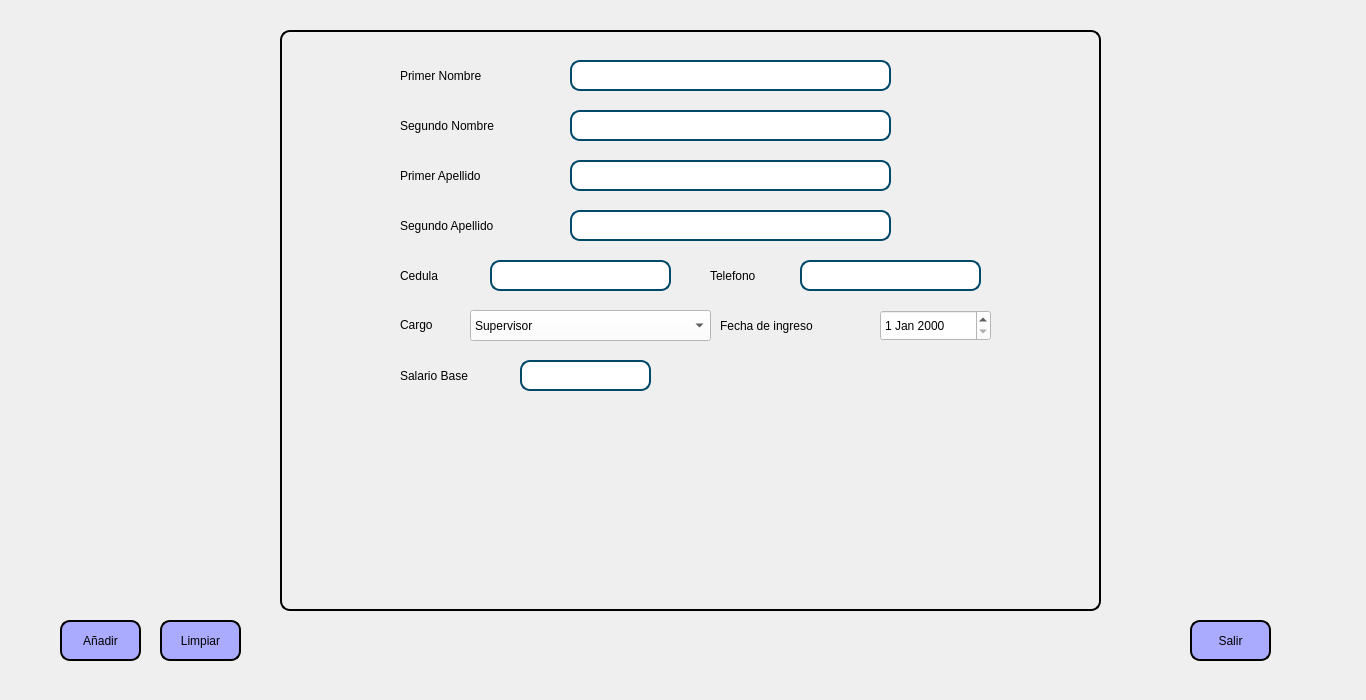
<?xml version="1.0" encoding="UTF-8"?>
<ui version="4.0">
 <class>Empleados</class>
 <widget class="QMainWindow" name="Empleados">
  <property name="geometry">
   <rect>
    <x>0</x>
    <y>0</y>
    <width>1366</width>
    <height>700</height>
   </rect>
  </property>
  <property name="windowTitle">
   <string>MainWindow</string>
  </property>
  <property name="styleSheet">
   <string notr="true">font: 87 12pt &quot;Arial Black&quot;;</string>
  </property>
  <widget class="QWidget" name="centralwidget">
   <widget class="QLabel" name="label">
    <property name="geometry">
     <rect>
      <x>0</x>
      <y>0</y>
      <width>1371</width>
      <height>701</height>
     </rect>
    </property>
    <property name="text">
     <string/>
    </property>
    <property name="pixmap">
     <pixmap>Imagenes/Fondo.jpg</pixmap>
    </property>
    <property name="scaledContents">
     <bool>true</bool>
    </property>
   </widget>
   <widget class="QPushButton" name="Limpiar">
    <property name="geometry">
     <rect>
      <x>160</x>
      <y>620</y>
      <width>81</width>
      <height>41</height>
     </rect>
    </property>
    <property name="styleSheet">
     <string notr="true">QPushButton {
	background-color: rgb(170, 170, 255);
	border: 2px solid rgb(0,0,0);
	border-radius: 10px;
}</string>
    </property>
    <property name="text">
     <string>Limpiar</string>
    </property>
   </widget>
   <widget class="QLineEdit" name="Salario">
    <property name="enabled">
     <bool>true</bool>
    </property>
    <property name="geometry">
     <rect>
      <x>520</x>
      <y>360</y>
      <width>131</width>
      <height>31</height>
     </rect>
    </property>
    <property name="styleSheet">
     <string notr="true">QLineEdit{
	border: 2px solid rgb(0, 72, 106);
	border-radius: 10px;
	background-color: rgb(255, 255, 255);
	padding-right: 10px;
	padding-left:10px;
}</string>
    </property>
   </widget>
   <widget class="QLabel" name="CargoEmpl">
    <property name="geometry">
     <rect>
      <x>400</x>
      <y>309</y>
      <width>81</width>
      <height>31</height>
     </rect>
    </property>
    <property name="text">
     <string>Cargo</string>
    </property>
   </widget>
   <widget class="QLabel" name="PrimerApe">
    <property name="geometry">
     <rect>
      <x>400</x>
      <y>160</y>
      <width>151</width>
      <height>31</height>
     </rect>
    </property>
    <property name="text">
     <string>Primer Apellido</string>
    </property>
   </widget>
   <widget class="QFrame" name="frame_2">
    <property name="geometry">
     <rect>
      <x>280</x>
      <y>30</y>
      <width>821</width>
      <height>581</height>
     </rect>
    </property>
    <property name="styleSheet">
     <string notr="true">border: 2px solid rgb(0,0,0);
border-radius: 10px;</string>
    </property>
    <property name="frameShape">
     <enum>QFrame::StyledPanel</enum>
    </property>
    <property name="frameShadow">
     <enum>QFrame::Raised</enum>
    </property>
   </widget>
   <widget class="QLabel" name="SegundoApe">
    <property name="geometry">
     <rect>
      <x>400</x>
      <y>210</y>
      <width>161</width>
      <height>31</height>
     </rect>
    </property>
    <property name="text">
     <string>Segundo Apellido</string>
    </property>
   </widget>
   <widget class="QPushButton" name="AddEmpl">
    <property name="geometry">
     <rect>
      <x>60</x>
      <y>620</y>
      <width>81</width>
      <height>41</height>
     </rect>
    </property>
    <property name="styleSheet">
     <string notr="true">QPushButton {
	background-color: rgb(170, 170, 255);
	border: 2px solid rgb(0,0,0);
	border-radius: 10px;
}</string>
    </property>
    <property name="text">
     <string>Añadir</string>
    </property>
   </widget>
   <widget class="QLabel" name="Cedula">
    <property name="geometry">
     <rect>
      <x>400</x>
      <y>260</y>
      <width>81</width>
      <height>31</height>
     </rect>
    </property>
    <property name="text">
     <string>Cedula</string>
    </property>
   </widget>
   <widget class="QDateEdit" name="FechaIngr">
    <property name="geometry">
     <rect>
      <x>880</x>
      <y>310</y>
      <width>111</width>
      <height>31</height>
     </rect>
    </property>
    <property name="styleSheet">
     <string notr="true">background-color: rgb(255, 255, 255);</string>
    </property>
   </widget>
   <widget class="QLabel" name="SalarioBase">
    <property name="geometry">
     <rect>
      <x>400</x>
      <y>360</y>
      <width>111</width>
      <height>31</height>
     </rect>
    </property>
    <property name="text">
     <string>Salario Base</string>
    </property>
   </widget>
   <widget class="QLineEdit" name="NameEmpl2">
    <property name="geometry">
     <rect>
      <x>570</x>
      <y>110</y>
      <width>321</width>
      <height>31</height>
     </rect>
    </property>
    <property name="styleSheet">
     <string notr="true">QLineEdit{
	border: 2px solid rgb(0, 72, 106);
	border-radius: 10px;
	background-color: rgb(255, 255, 255);
	padding-right: 10px;
	padding-left:10px;
}</string>
    </property>
   </widget>
   <widget class="QLineEdit" name="NameEmpl1">
    <property name="geometry">
     <rect>
      <x>570</x>
      <y>60</y>
      <width>321</width>
      <height>31</height>
     </rect>
    </property>
    <property name="styleSheet">
     <string notr="true">QLineEdit{
	border: 2px solid rgb(0, 72, 106);
	border-radius: 10px;
	background-color: rgb(255, 255, 255);
	padding-right: 10px;
	padding-left:10px;
}</string>
    </property>
   </widget>
   <widget class="QLineEdit" name="Cedu">
    <property name="geometry">
     <rect>
      <x>490</x>
      <y>260</y>
      <width>181</width>
      <height>31</height>
     </rect>
    </property>
    <property name="styleSheet">
     <string notr="true">QLineEdit{
	border: 2px solid rgb(0, 72, 106);
	border-radius: 10px;
	background-color: rgb(255, 255, 255);
	padding-right: 10px;
	padding-left:10px;
}</string>
    </property>
   </widget>
   <widget class="QLabel" name="PrimerNom">
    <property name="geometry">
     <rect>
      <x>400</x>
      <y>60</y>
      <width>141</width>
      <height>31</height>
     </rect>
    </property>
    <property name="text">
     <string>Primer Nombre</string>
    </property>
   </widget>
   <widget class="QLineEdit" name="ApeEmpl1">
    <property name="geometry">
     <rect>
      <x>570</x>
      <y>160</y>
      <width>321</width>
      <height>31</height>
     </rect>
    </property>
    <property name="styleSheet">
     <string notr="true">QLineEdit{
	border: 2px solid rgb(0, 72, 106);
	border-radius: 10px;
	background-color: rgb(255, 255, 255);
	padding-right: 10px;
	padding-left:10px;
}</string>
    </property>
   </widget>
   <widget class="QLineEdit" name="ApeEmpl2">
    <property name="geometry">
     <rect>
      <x>570</x>
      <y>210</y>
      <width>321</width>
      <height>31</height>
     </rect>
    </property>
    <property name="styleSheet">
     <string notr="true">QLineEdit{
	border: 2px solid rgb(0, 72, 106);
	border-radius: 10px;
	background-color: rgb(255, 255, 255);
	padding-right: 10px;
	padding-left:10px;
}</string>
    </property>
   </widget>
   <widget class="QLabel" name="SegundoNom">
    <property name="geometry">
     <rect>
      <x>400</x>
      <y>110</y>
      <width>151</width>
      <height>31</height>
     </rect>
    </property>
    <property name="text">
     <string>Segundo Nombre</string>
    </property>
   </widget>
   <widget class="QLabel" name="Logo">
    <property name="geometry">
     <rect>
      <x>1110</x>
      <y>30</y>
      <width>101</width>
      <height>101</height>
     </rect>
    </property>
    <property name="text">
     <string/>
    </property>
    <property name="pixmap">
     <pixmap>Imagenes/photo_5089217924715097417_y.png</pixmap>
    </property>
    <property name="scaledContents">
     <bool>true</bool>
    </property>
   </widget>
   <widget class="QPushButton" name="Exit">
    <property name="geometry">
     <rect>
      <x>1190</x>
      <y>620</y>
      <width>81</width>
      <height>41</height>
     </rect>
    </property>
    <property name="styleSheet">
     <string notr="true">QPushButton {
	background-color: rgb(170, 170, 255);
	border: 2px solid rgb(0,0,0);
	border-radius: 10px;
}</string>
    </property>
    <property name="text">
     <string>Salir</string>
    </property>
   </widget>
   <widget class="QComboBox" name="Cargo">
    <property name="geometry">
     <rect>
      <x>470</x>
      <y>310</y>
      <width>241</width>
      <height>31</height>
     </rect>
    </property>
    <property name="styleSheet">
     <string notr="true">background-color: rgb(255, 255, 255);</string>
    </property>
    <item>
     <property name="text">
      <string>Supervisor</string>
     </property>
    </item>
    <item>
     <property name="text">
      <string>Lider</string>
     </property>
    </item>
    <item>
     <property name="text">
      <string>Cajero</string>
     </property>
    </item>
    <item>
     <property name="text">
      <string>Operador de Maquina</string>
     </property>
    </item>
    <item>
     <property name="text">
      <string>Despachador</string>
     </property>
    </item>
    <item>
     <property name="text">
      <string>Pizzero</string>
     </property>
    </item>
    <item>
     <property name="text">
      <string>Hamburguesero</string>
     </property>
    </item>
    <item>
     <property name="text">
      <string>Cocinero</string>
     </property>
    </item>
    <item>
     <property name="text">
      <string>Mantenimiento</string>
     </property>
    </item>
    <item>
     <property name="text">
      <string>Vigilancia</string>
     </property>
    </item>
    <item>
     <property name="text">
      <string>Chofer</string>
     </property>
    </item>
    <item>
     <property name="text">
      <string>Gerente</string>
     </property>
    </item>
    <item>
     <property name="text">
      <string>Asistente Administrativo</string>
     </property>
    </item>
    <item>
     <property name="text">
      <string>Procesador de Pollo</string>
     </property>
    </item>
   </widget>
   <widget class="QLineEdit" name="CellNumber">
    <property name="geometry">
     <rect>
      <x>800</x>
      <y>260</y>
      <width>181</width>
      <height>31</height>
     </rect>
    </property>
    <property name="styleSheet">
     <string notr="true">QLineEdit{
	border: 2px solid rgb(0, 72, 106);
	border-radius: 10px;
	background-color: rgb(255, 255, 255);
	padding-right: 10px;
	padding-left:10px;
}</string>
    </property>
    <property name="text">
     <string/>
    </property>
   </widget>
   <widget class="QLabel" name="Tlfno">
    <property name="geometry">
     <rect>
      <x>710</x>
      <y>260</y>
      <width>81</width>
      <height>31</height>
     </rect>
    </property>
    <property name="text">
     <string>Telefono</string>
    </property>
   </widget>
   <widget class="QLabel" name="Fecha">
    <property name="geometry">
     <rect>
      <x>720</x>
      <y>310</y>
      <width>151</width>
      <height>31</height>
     </rect>
    </property>
    <property name="text">
     <string>Fecha de ingreso</string>
    </property>
   </widget>
   <zorder>label</zorder>
   <zorder>Limpiar</zorder>
   <zorder>frame_2</zorder>
   <zorder>SegundoApe</zorder>
   <zorder>AddEmpl</zorder>
   <zorder>Cedula</zorder>
   <zorder>FechaIngr</zorder>
   <zorder>SalarioBase</zorder>
   <zorder>NameEmpl2</zorder>
   <zorder>NameEmpl1</zorder>
   <zorder>Cedu</zorder>
   <zorder>PrimerNom</zorder>
   <zorder>ApeEmpl1</zorder>
   <zorder>ApeEmpl2</zorder>
   <zorder>SegundoNom</zorder>
   <zorder>Logo</zorder>
   <zorder>Exit</zorder>
   <zorder>Cargo</zorder>
   <zorder>CellNumber</zorder>
   <zorder>Tlfno</zorder>
   <zorder>Fecha</zorder>
   <zorder>PrimerApe</zorder>
   <zorder>CargoEmpl</zorder>
   <zorder>Salario</zorder>
  </widget>
 </widget>
 <resources/>
 <connections/>
</ui>
